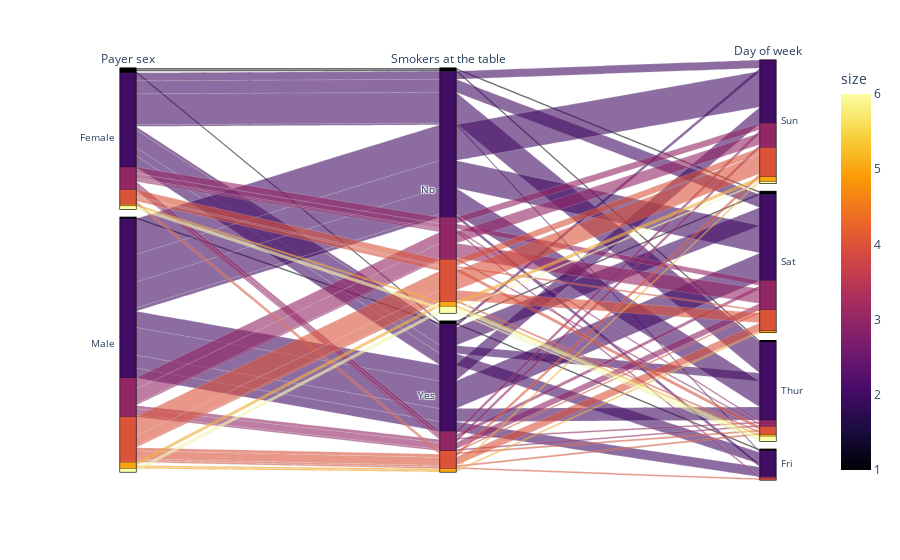

Notebook cell for this chart:
### Code cell
fig = px.parallel_categories(df, 
                             dimensions=['sex', 'smoker', 'day'],
                             color="size", 
                             color_continuous_scale=px.colors.sequential.Inferno,
                             labels={'sex':'Payer sex', 'smoker':'Smokers at the table', 'day':'Day of week'})
fig.show()

### Figure 1 — Plotly figure (JSON) as saved in the notebook; plotly's stock layout.template omitted (floating-point values rounded to 4 significant figures; data arrays with more than 128 entries replaced by an {"elided": "..."} marker saying what was removed)
{"data": [{"dimensions": [{"label": "Payer sex", "values": {"elided": "244 str values"}}, {"label": "Smokers at the table", "values": {"elided": "244 str values"}}, {"label": "Day of week", "values": {"elided": "244 str values"}}], "domain": {"x": [0, 1], "y": [0, 1]}, "line": {"color": {"elided": "244 int values"}, "coloraxis": "coloraxis"}, "name": "", "type": "parcats"}], "layout": {"coloraxis": {"colorbar": {"title": {"text": "size"}}, "colorscale": [[0, "#000004"], [0.1111, "#1b0c41"], [0.2222, "#4a0c6b"], [0.3333, "#781c6d"], [0.4444, "#a52c60"], [0.5556, "#cf4446"], [0.6667, "#ed6925"], [0.7778, "#fb9b06"], [0.8889, "#f7d13d"], [1, "#fcffa4"]]}, "legend": {"tracegroupgap": 0}, "margin": {"t": 60}}}
